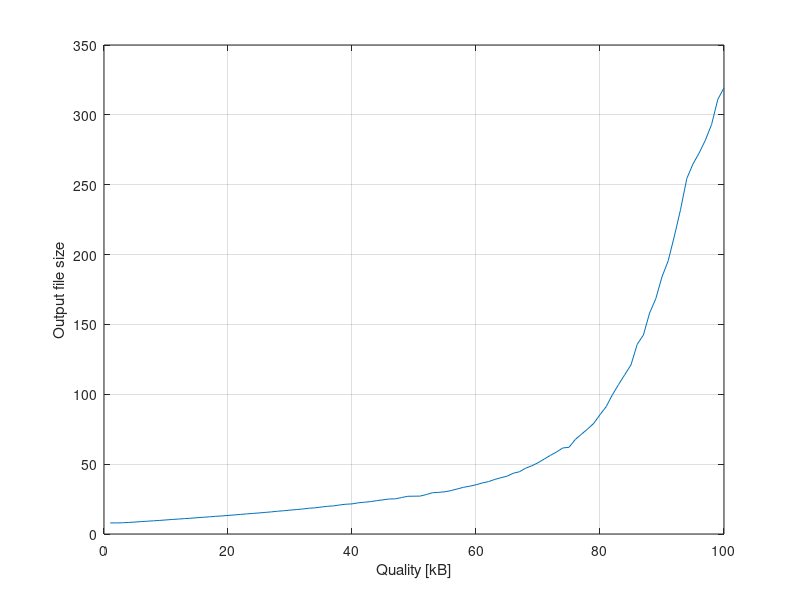
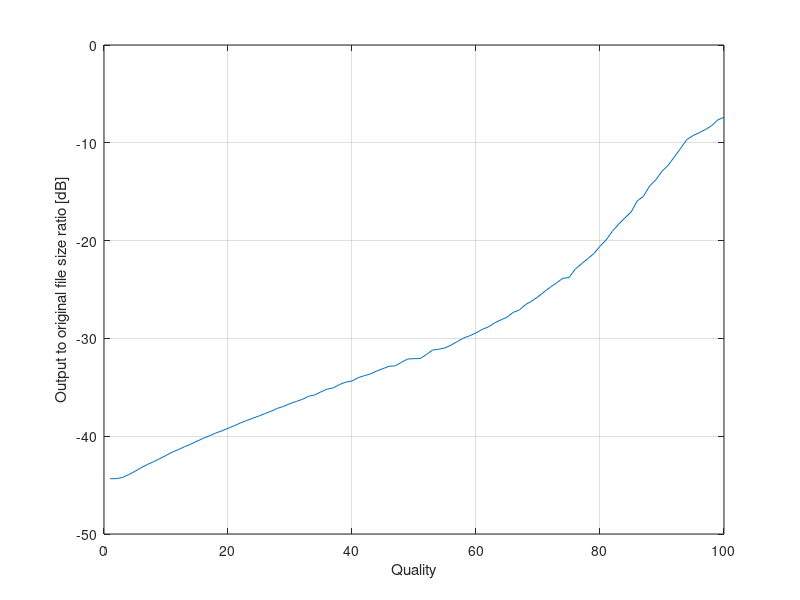

Recreate these plots in MATLAB, in order.
y=[7937,7937,8040,8277,8559,8881,9174,9439,9741,10065,10408,10688,11008,11293,11649,11984,12296,12652,12939,13280,13644,14024,14386,14727,15070,15460,15840,16302,16643,17093,17476,17862,18434,18696,19286,19824,20102,20787,21311,21547,22298,22747,23180,23872,24463,25054,25163,26106,26993,27067,27132,28248,29565,29816,30227,31115,32277,33436,34239,35231,36514,37470,39031,40260,41372,43471,44555,47079,48817,50995,53640,56271,58738,61591,62056,67599,71389,75146,79241,85439,91177,99654,107016,114079,121063,135760,142431,158142,168469,184080,195579,213303,232421,254440,264862,272771,281927,293158,311079,319394];
x=1:100;

original_size = 669000;
y_scaled = 10*log(y./original_size);


figure;
plot(x,y./1000)
grid on;
xlabel('Quality [kB]');
ylabel('Output file size');


figure;
plot(x,y_scaled)
grid on;
xlabel('Quality');
ylabel('Output to original file size ratio [dB]');